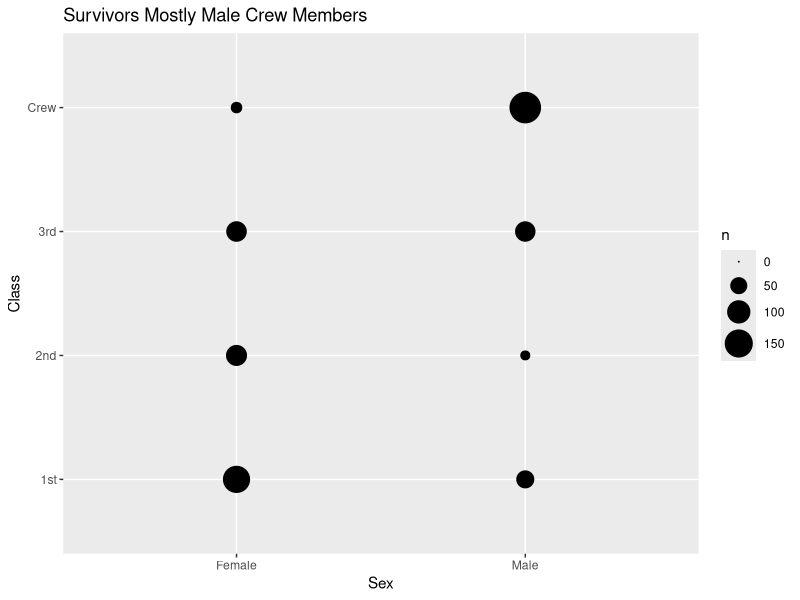
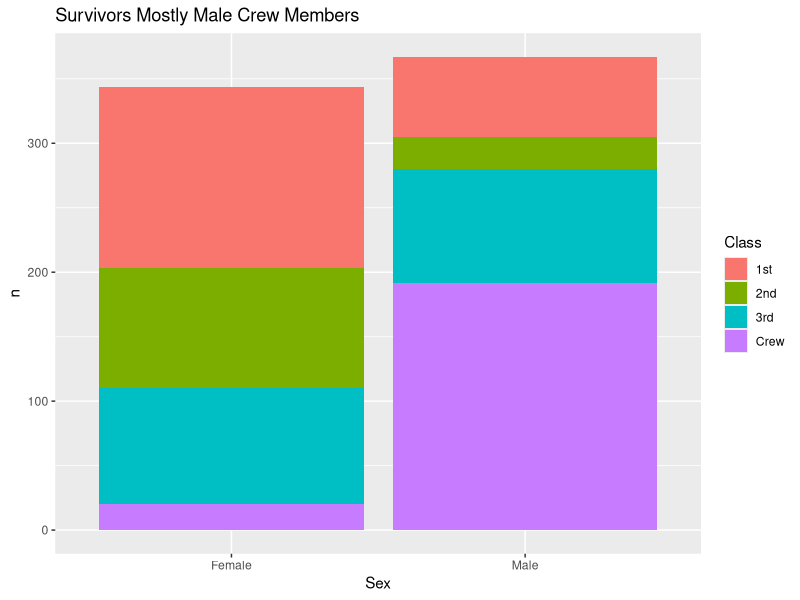
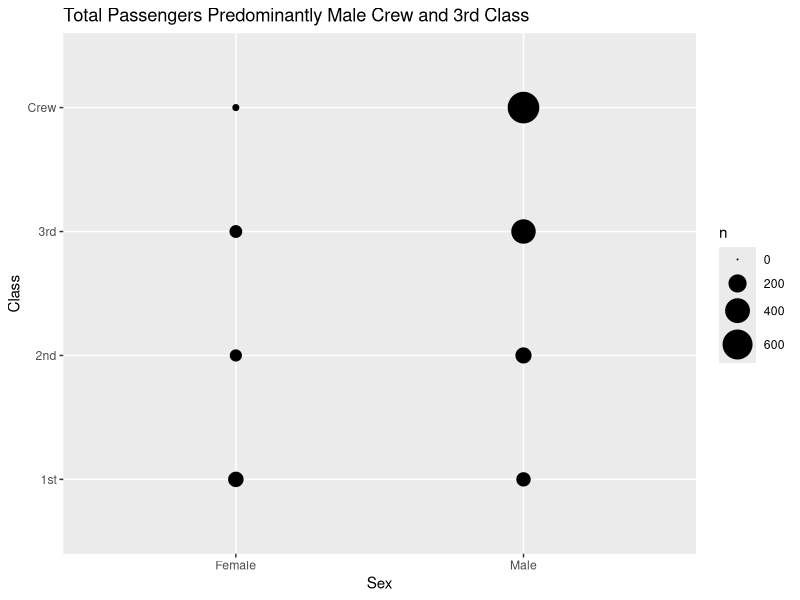
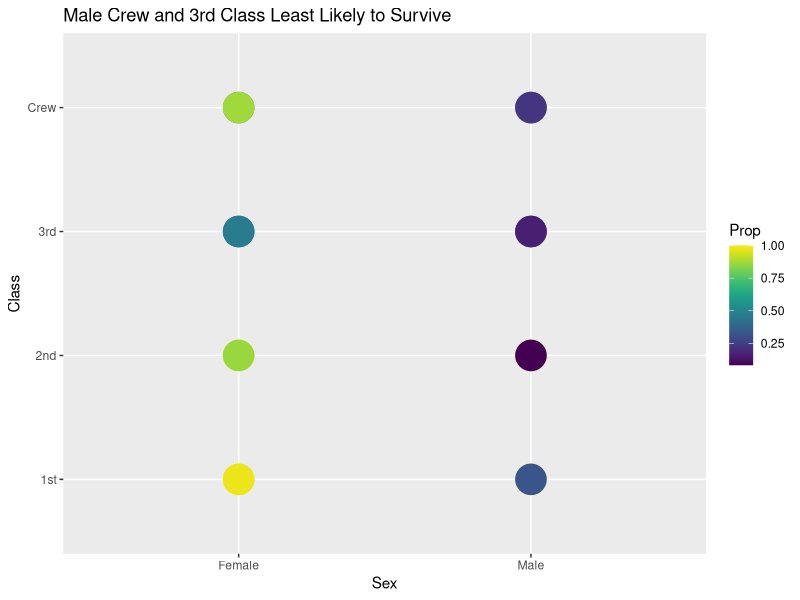
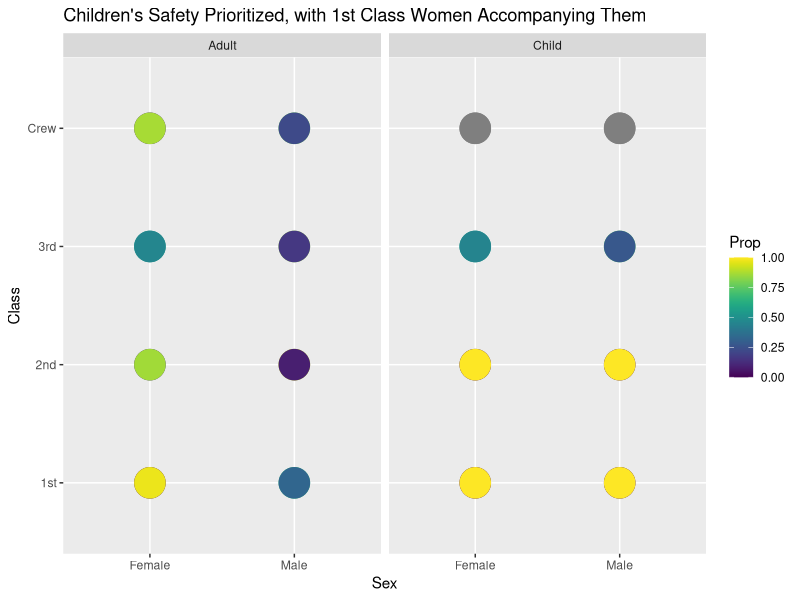
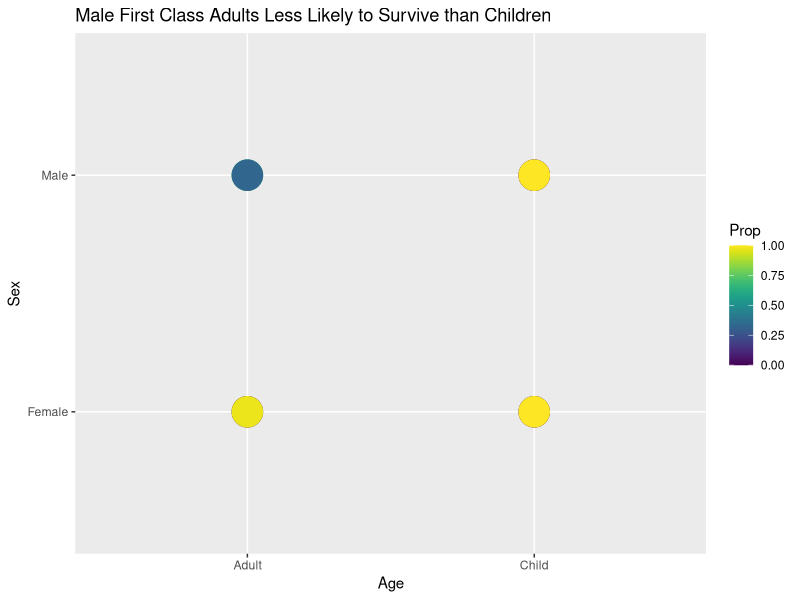
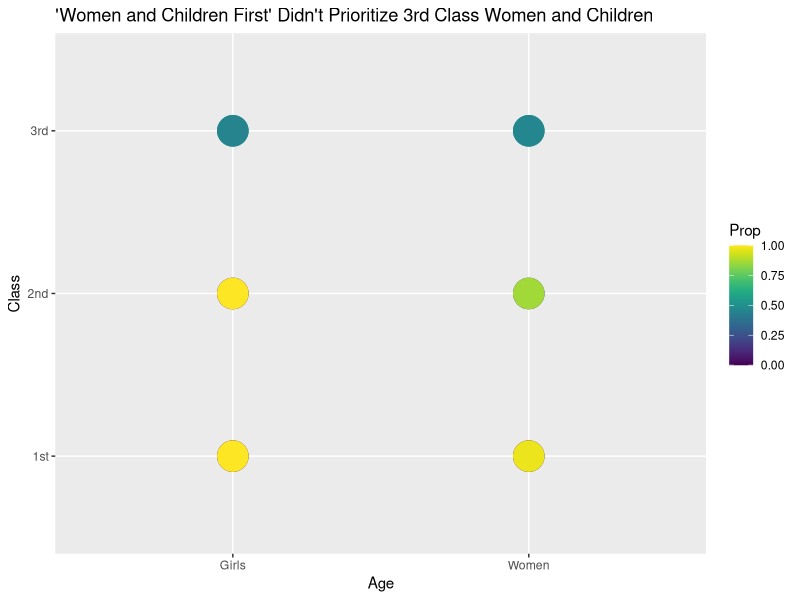

These figures' R source, in order:
## ---- chunk 1
library(tidyverse)

df_titanic <- as_tibble(Titanic)
## ---- chunk 2
glimpse(df_titanic)
## ---- chunk 3
## NOTE: No need to edit! We'll cover how to
## do this calculation in a later exercise.
df_titanic %>% summarize(total = sum(n))
## ---- chunk 4
df_titanic %>%
  filter(Survived == "Yes") %>%
  ggplot() +
  geom_point(mapping = aes(x = Sex, y = Class, size = n)) +
  scale_size_area(max_size = 10) +
  ggtitle("Survivors Mostly Male Crew Members")
## ---- chunk 5
df_titanic %>%
  filter(Survived == "Yes") %>%
  ggplot() +
    geom_col(aes(x = Sex, y = n, fill = Class)) +
    ggtitle("Survivors Mostly Male Crew Members")
## ---- chunk 6
df_titanic %>%
  ggplot() +
  geom_point(mapping = aes(x = Sex, y = Class, size = n)) +
  scale_size_area(max_size = 10) +
  ggtitle("Total Passengers Predominantly Male Crew and 3rd Class")
## ---- chunk 7
## NOTE: No need to edit! We'll cover how to
## do this calculation in a later exercise.
df_prop <-
  df_titanic %>%
  group_by(Class, Sex, Age) %>%
  mutate(
    Total = sum(n),
    Prop = n / Total
  ) %>%
  ungroup()
df_prop
## ---- chunk 8
library(viridis)
## ---- chunk 9
df_prop %>%
  filter(Survived == "Yes") %>%
  ggplot() +
  geom_point(mapping = aes(x = Sex, y = Class, color = Prop), size = 10) +
  scale_size_area(max_size = 10) +
  scale_color_viridis() +
  ggtitle("Male Crew and 3rd Class Least Likely to Survive")
## ---- chunk 10
df_prop %>%
  ggplot() +
  geom_point(mapping = aes(x = Sex, y = Class, color = Prop), size = 10) +
  scale_color_viridis() +
  facet_wrap(~Age) +
  ggtitle("Children's Safety Prioritized, with 1st Class Women Accompanying Them")
## ---- chunk 11
df_prop %>%
  filter(Class == "1st") %>%
  ggplot() +
  geom_point(mapping = aes(x = Age, y = Sex, color = Prop), size = 10) +
  scale_color_viridis() +
  ggtitle("Male First Class Adults Less Likely to Survive than Children")
## ---- chunk 12
df_prop %>%
  filter(Sex == "Female") %>%
  filter (Class != "Crew") %>%
  mutate(Age = ifelse(Age == "Adult", "Women", "Girls")) %>%
  ggplot() +
  geom_point(mapping = aes(x = Age, y = Class, color = Prop), size = 10) +
  scale_color_viridis() +
  ggtitle("'Women and Children First' Didn't Prioritize 3rd Class Women and Children")
